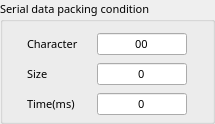
                 <widget class="QGroupBox" name="group_packing_6">
                  <property name="minimumSize">
                   <size>
                    <width>215</width>
                    <height>120</height>
                   </size>
                  </property>
                  <property name="maximumSize">
                   <size>
                    <width>430</width>
                    <height>200</height>
                   </size>
                  </property>
                  <property name="font">
                   <font>
                    <family>맑은 고딕</family>
                    <pointsize>8</pointsize>
                   </font>
                  </property>
                  <property name="title">
                   <string>Serial data packing condition</string>
                  </property>
                  <layout class="QGridLayout" name="gridLayout_2" rowminimumheight="1,1,1">
                   <property name="bottomMargin">
                    <number>6</number>
                   </property>
                   <property name="verticalSpacing">
                    <number>8</number>
                   </property>
                   <item row="0" column="0">
                    <layout class="QHBoxLayout" name="horizontalLayout_124">
                     <item>
                      <widget class="QLabel" name="label_147">
                       <property name="minimumSize">
                        <size>
                         <width>70</width>
                         <height>22</height>
                        </size>
                       </property>
                       <property name="maximumSize">
                        <size>
                         <width>70</width>
                         <height>22</height>
                        </size>
                       </property>
                       <property name="font">
                        <font>
                         <family>맑은 고딕</family>
                         <pointsize>8</pointsize>
                        </font>
                       </property>
                       <property name="text">
                        <string>Character</string>
                       </property>
                      </widget>
                     </item>
                     <item>
                      <widget class="QLineEdit" name="ch1_pack_char">
                       <property name="minimumSize">
                        <size>
                         <width>90</width>
                         <height>22</height>
                        </size>
                       </property>
                       <property name="maximumSize">
                        <size>
                         <width>85</width>
                         <height>22</height>
                        </size>
                       </property>
                       <property name="font">
                        <font>
                         <family>맑은 고딕</family>
                         <pointsize>8</pointsize>
                        </font>
                       </property>
                       <property name="text">
                        <string>00</string>
                       </property>
                       <property name="alignment">
                        <set>Qt::AlignCenter</set>
                       </property>
                      </widget>
                     </item>
                    </layout>
                   </item>
                   <item row="1" column="0">
                    <layout class="QHBoxLayout" name="horizontalLayout_125">
                     <item>
                      <widget class="QLabel" name="label_148">
                       <property name="minimumSize">
                        <size>
                         <width>70</width>
                         <height>22</height>
                        </size>
                       </property>
                       <property name="maximumSize">
                        <size>
                         <width>70</width>
                         <height>22</height>
                        </size>
                       </property>
                       <property name="font">
                        <font>
                         <family>맑은 고딕</family>
                         <pointsize>8</pointsize>
                        </font>
                       </property>
                       <property name="frameShadow">
                        <enum>QFrame::Plain</enum>
                       </property>
                       <property name="text">
                        <string>Size</string>
                       </property>
                      </widget>
                     </item>
                     <item>
                      <widget class="QLineEdit" name="ch1_pack_size">
                       <property name="minimumSize">
                        <size>
                         <width>90</width>
                         <height>22</height>
                        </size>
                       </property>
                       <property name="maximumSize">
                        <size>
                         <width>85</width>
                         <height>22</height>
                        </size>
                       </property>
                       <property name="font">
                        <font>
                         <family>맑은 고딕</family>
                         <pointsize>8</pointsize>
                        </font>
                       </property>
                       <property name="text">
                        <string>0</string>
                       </property>
                       <property name="alignment">
                        <set>Qt::AlignCenter</set>
                       </property>
                      </widget>
                     </item>
                    </layout>
                   </item>
                   <item row="2" column="0">
                    <layout class="QHBoxLayout" name="horizontalLayout_123">
                     <item>
                      <widget class="QLabel" name="packing_time_6">
                       <property name="minimumSize">
                        <size>
                         <width>70</width>
                         <height>22</height>
                        </size>
                       </property>
                       <property name="maximumSize">
                        <size>
                         <width>70</width>
                         <height>22</height>
                        </size>
                       </property>
                       <property name="font">
                        <font>
                         <family>맑은 고딕</family>
                         <pointsize>8</pointsize>
                        </font>
                       </property>
                       <property name="text">
                        <string>Time(ms)</string>
                       </property>
                      </widget>
                     </item>
                     <item>
                      <widget class="QLineEdit" name="ch1_pack_time">
                       <property name="minimumSize">
                        <size>
                         <width>90</width>
                         <height>22</height>
                        </size>
                       </property>
                       <property name="maximumSize">
                        <size>
                         <width>85</width>
                         <height>22</height>
                        </size>
                       </property>
                       <property name="font">
                        <font>
                         <family>맑은 고딕</family>
                         <pointsize>8</pointsize>
                        </font>
                       </property>
                       <property name="text">
                        <string>0</string>
                       </property>
                       <property name="alignment">
                        <set>Qt::AlignCenter</set>
                       </property>
                      </widget>
                     </item>
                    </layout>
                   </item>
                  </layout>
                 </widget>
